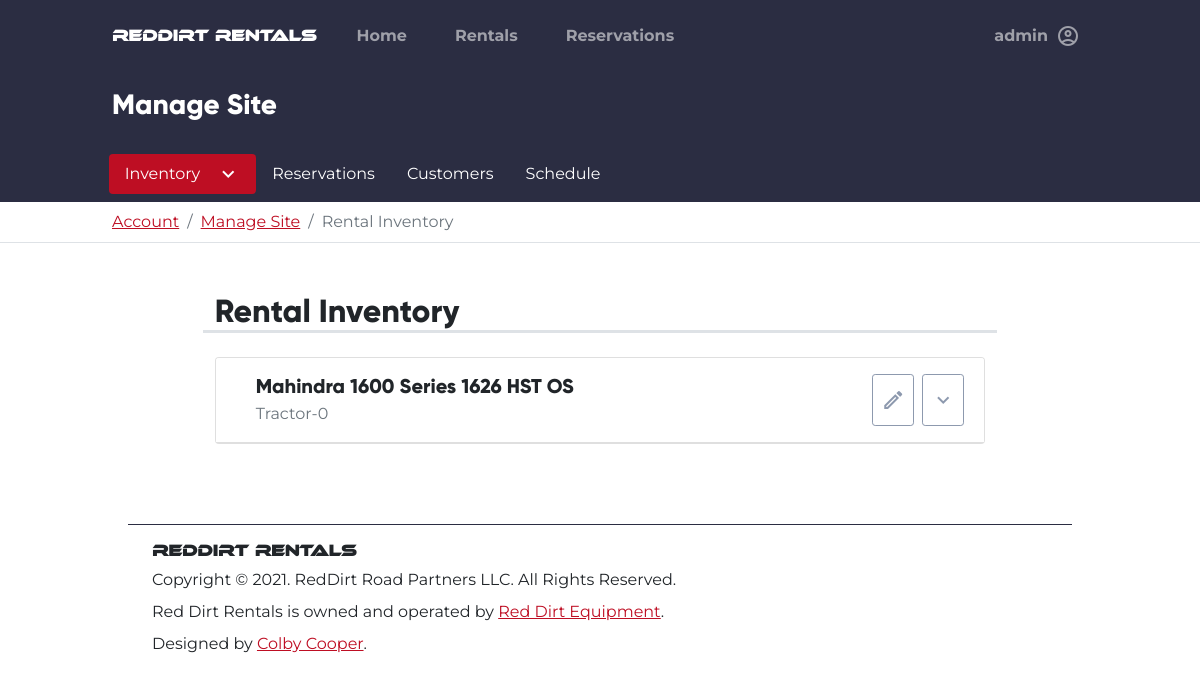
Page /admin/inventory (signed in) on the committed database.
### tables this page shows
CREATE TABLE users (
    id INTEGER PRIMARY KEY AUTOINCREMENT,
    firstname TEXT NOT NULL,
    lastname TEXT NOT NULL,
    phonenumber TEXT NOT NULL,
    email TEXT NOT NULL,
    password BLOB NOT NULL,
    groups TEXT NOT NULL,
    address TEXT NOT NULL,
    city TEXT NOT NULL,
    state TEXT NOT NULL,
    zip TEXT NOT NULL
, token TEXT, token_expire TEXT);

CREATE TABLE inventory (
    id INTEGER PRIMARY KEY AUTOINCREMENT,
    category TEXT,
    make TEXT,
    model TEXT,
    fuel_type TEXT,
    horsepower TEXT, 
    deck_size TEXT,
    implements TEXT,
    stock TEXT,
    drive TEXT,
    rate FLOAT,
    image_paths BLOB,
    job_category TEXT,
    price_range TEXT, 
    is_available INTEGER DEFAULT 1,
    available_on DATE,
    rented_by TEXT,
    rent_queue TEXT,
    is_shown INTEGER DEFAULT 1,
    description TEXT,
    features TEXT
);

### rentals_app/admin.py (the view)
@admin.route("/inventory")
@login_required
@admin_only
def inventory():
    con, cur = helpers.connect_to_db()
    ids = list(cur.execute("SELECT id FROM inventory;").fetchall())
    rentals = []
    for id_list in ids:
        for id in id_list:
            rentals.append(Rental().find_rental(id))
    for rental in rentals:
        rental.implements = list(
            rental.implements.replace("[", "")
            .replace("]", "")
            .replace("'", "")
            .split(",")
        )
        rental.image_paths = list(
            rental.image_paths.replace("[", "")
            .replace("]", "")
            .replace("'", "")
            .split(",")
        )
    reservations = list(cur.execute("SELECT * FROM reservations;").fetchall())
    con.close()
    return render_template(
        "admin/index.html", rentals=rentals, reservations=reservations
    )

### rentals_app/auth.py (called while the page is built)
@auth.before_app_request
def fetch_current_user():
    userid = session.get("userid")
    if userid is None:
        g.user = None
    else:
        g.user = User.find_user(userid)

def login_required(view):
    @functools.wraps(view)
    def wrapped_view(**kwargs):
        if g.user is None:
            return redirect(url_for("auth.login"))
        return view(**kwargs)
    return wrapped_view

def admin_only(view):
    @functools.wraps(view)
    def wrapped_view(**kwargs):
        if g.user is None:
            return redirect(url_for("auth.login"))
        if g.user is not None and g.user.groups != "admin":
            session.clear()
            return redirect(render_template("errors/401.html"))
        return view(**kwargs)
    return wrapped_view

### rentals_app/helpers.py (called while the page is built)
def connect_to_db():
    con = sqlite3.connect(DB_PATH)
    return con, con.cursor()

### rentals_app/models/user.py (called while the page is built)
    def find_user(id) -> "User":
        con, cur = helpers.connect_to_db()
        sql = """
        SELECT * FROM users WHERE id='{}'
        """.format(
            id
        )
        try:
            db = cur.execute(sql).fetchone()
            if not db:
                return None
            return User(
                userid=db[0],
                firstname=db[1],
                lastname=db[2],
                phonenumber=db[3],
                email=db[4],
                password=db[5],
                groups=db[6],
                address=db[7],
                city=db[8],
                state=db[9],
                zip=db[10],
            )
        except Exception as ex:
            con.rollback()
            raise ex
        finally:
            con.close()

### rentals_app/templates/admin/index.html (shortened to what this page needs)
{% extends "base.html" %}
{% block content %}
<div class="container-fluid bg-dark">
    <div class="row">
        <div class="col-md-10 mx-auto">
            <h3 class="text-white py-3 fw-bold">Manage Site</h3>
        </div>
    </div>
</div>
<div class="container-fluid p-2 bg-dark">
    <div class="row">
        <div class="col-md-10 mx-auto">
            <ul class="nav nav-pills"
                id="tab_root">
                <li class="nav-item dropdown">
                    <a class="nav-link dropdown-toggle active bg-info text-white d-flex flex-row"
                       data-bs-toggle="dropdown"
                       id="inventory_active_elem"
                       role="button"
                       aria-expanded="false">
                        Inventory
                        <span class="material-icons-outlined ms-3">
                        </span>
                    </a>
                </li>
                <li class="nav-item">
                    <a class="nav-link text-white"
                       href="{{url_for('admin.reservations') }}"
                       id="reservations_tab_selector">
                        Reservations
                    </a>
                </li>
                <li class="nav-item">
                    <a class="nav-link text-white"
                       href="{{url_for('admin.customers') }}"
                       id="reservations_tab_selector">
                        Customers
                    </a>
                </li>
                <li class="nav-item">
                    <a class="nav-link text-white"
                       href="{{url_for('admin.schedule') }}"
                       id="reservations_tab_selector">
                        Schedule
                    </a>
                </li>
            </ul>
        </div>
    </div>
</div>
<div class="container-fluid bg-white border-bottom">
    <div class="row">
        <div class="col-md-10 mx-auto justify-content-center py-2">
            <nav aria-label="breadcrumb">
                <ol class="breadcrumb mb-0">
                    <li class="breadcrumb-item"><a href="/account">Account</a></li>
                    <li class="breadcrumb-item"><a href="/admin">Manage Site</a></li>
                    <li class="breadcrumb-item active"
                        aria-current="page">Rental Inventory</li>
                </ol>
            </nav>
        </div>
    </div>
</div>
{% with messages = get_flashed_messages() %} {% if messages %} {% for message in messages %}
<div class="form-text text-danger mb-2 fw-bold">
    {{message}}
</div>
{% endfor %} {% else %}
<div class="form-text text-danger mb-2 fw-bold">
</div>
{% endif %} {% endwith %}
<div class="container-fluid p-3 mb-3"
     id="inventory_tab_content">
    <div class="row">
        <div class="col-md-8 mx-auto">
            <div class="row col-auto">
                <h2 class="border-bottom border-3">Rental Inventory</h2>
            </div>
            {% if rentals|length == 0 %}
            <div class="card card-body">
                <div class="row">
                    <h5>You haven't added any rental units</h5>
                    <p>
                        <a href="{{ url_for('admin.new') }}">Click here</a>
                        to add your first unit. Or Click inventory, then add.
                    </p>
                </div>
            </div>
            {% else %}
            {% for rental in rentals %}
            <div class="card my-3"
                 id="inventory-panel-{{ rental.rental_id }}">
                <div class="card-header bg-white d-flex flex-row p-3 ">
                    <div class="container">
                        <h5 class="card-title fw-bold">
                            {{ rental.make }} {{ rental.model }}
                        </h5>
                        <p class="card-subtitle ff-primary text-muted">{{rental.category}}-{{rental.stock}}</p>
                    </div>
                    <a class="btn btn-outline-secondary btn-sm d-flex align-items-center mx-1"
                       href="{{ url_for( 'admin.details', id=rental.rental_id) }} ">
                        <span class="material-icons-outlined">
                        </span>
                    </a>
                    <a class="btn btn-outline-secondary btn-sm d-flex align-items-center mx-1"
                       data-bs-toggle="collapse"
                       href="#collapse_rental_{{rental.rental_id}}"
                       aria-expanded="false"
                       aria-controls="collapse_rental_{{rental.rental_id}}">
                        <span class="material-icons-outlined">
                        </span>
                    </a>
                </div>
            </div>
            {% endfor %}
            {% endif %}
        </div>
    </div>
</div>
{% endblock %}

### rentals_app/templates/base.html (shortened to what this page needs)
<!doctype html>
<html lang="en">
<head>
    <link rel="stylesheet"
          href="https://cdn.jsdelivr.net/npm/fullcalendar@5.7.2/main.css"
>
    <link rel="stylesheet"
          href="{{url_for('static', filename='global.css')}}">
</head>
<body class="bg-white"
      style="overflow-x: hidden;">
    <div class="row mx-0 bg-dark">
        <div class="col-md-10 mx-auto">
            <nav class="navbar navbar-expand-lg navbar-dark bg-dark py-3">
                <a href="{{url_for('index.root')}}"
                   class="navbar-brand">
                    <h6 class="m-0"
                        style="font-family:ethnocentric;">RedDirt Rentals</h6>
                </a>
                <div class="collapse navbar-collapse"
                     id="nav_main">
                    <ul class="navbar-nav w-100">
                        <li class="nav-item mx-3">
                            <a class="nav-link fw-bold"
                               aria-current="page"
                               href="{{ url_for('index.root') }}">Home</a>
                        </li>
                        <li class="nav-item px-3">
                            <a class="nav-link fw-bold"
                               href="{{url_for('Rentals.all_rentals')}}">Rentals</a>
                        </li>
                        <li class="nav-item mx-3">
                            <a class="nav-link fw-bold"
                               href="{{url_for('account.reservations', id=None)}}">Reservations</a>
                        </li>
                        {% if g.user != None %}
                        <li class="nav-item dropdown dropdown-dark ms-lg-auto ms-3">
                            <a class="nav-link dropdown-toggle d-flex flex-row align-items-center fw-bold"
                               href="#"
                               data-bs-toggle="dropdown"
                               aria-expanded="false">
                                <span class="me-2">{{g.user.firstname}}</span>
                                <span class="material-icons-outlined">
                                </span>
                            </a>
                        </li>
                        {% endif %}
                    </ul>
                </div>
            </nav>
        </div>
    </div>
    {% block content %} {% endblock %}
    <div class="row mx-0">
        <div class="col-md-10 mx-auto">
            <footer class="p-3">
                <div class="container mt-3 border-top border-dark pt-3">
                    <h6 class="m-0"
                        style="font-family: ethnocentric;">RedDirt Rentals</h6>
                    <p class="my-2">Copyright &copy; 2021. RedDirt Road Partners LLC. All Rights Reserved.</p>
                    <p class="my-2">Red Dirt Rentals is owned and operated by <a href="https://reddirtequipment.com"
                           target="_blank">Red Dirt Equipment</a>.</p>
                    <p class="mb-2">Designed by <a href="mailto:ccooper@reddirtequipment.com">Colby Cooper</a>.</p>
                </div>
            </footer>
        </div>
    </div>
</body>
</html>

### rows in the picture
users: user.firstname "admin"
inventory: make "Mahindra", model "1600 Series 1626 HST OS", category "Tractor", stock "0"
